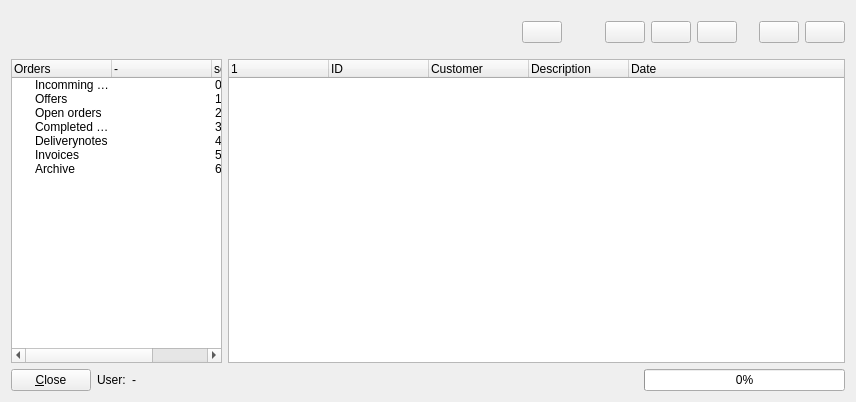
<ui version="4.0" >
 <class>procedurefrm</class>
 <widget class="QWidget" name="procedurefrm" >
  <property name="geometry" >
   <rect>
    <x>0</x>
    <y>0</y>
    <width>856</width>
    <height>402</height>
   </rect>
  </property>
  <property name="windowTitle" >
   <string>Browse orders...</string>
  </property>
  <property name="windowIcon" >
   <iconset resource="../resources/images/first4.qrc" >:/kontact_todo.png</iconset>
  </property>
  <layout class="QGridLayout" >
   <item row="0" column="0" >
    <layout class="QGridLayout" >
     <item row="0" column="0" >
      <spacer>
       <property name="orientation" >
        <enum>Qt::Horizontal</enum>
       </property>
       <property name="sizeHint" >
        <size>
         <width>511</width>
         <height>42</height>
        </size>
       </property>
      </spacer>
     </item>
     <item row="0" column="1" >
      <widget class="QPushButton" name="btnsearch" >
       <property name="sizePolicy" >
        <sizepolicy vsizetype="Fixed" hsizetype="Fixed" >
         <horstretch>0</horstretch>
         <verstretch>0</verstretch>
        </sizepolicy>
       </property>
       <property name="text" >
        <string/>
       </property>
       <property name="icon" >
        <iconset resource="../resources/images/first4.qrc" >:/xmag.png</iconset>
       </property>
       <property name="iconSize" >
        <size>
         <width>16</width>
         <height>16</height>
        </size>
       </property>
      </widget>
     </item>
     <item row="0" column="2" >
      <spacer>
       <property name="orientation" >
        <enum>Qt::Horizontal</enum>
       </property>
       <property name="sizeHint" >
        <size>
         <width>21</width>
         <height>20</height>
        </size>
       </property>
      </spacer>
     </item>
     <item row="0" column="3" >
      <widget class="QPushButton" name="btnadd" >
       <property name="sizePolicy" >
        <sizepolicy vsizetype="Fixed" hsizetype="Fixed" >
         <horstretch>0</horstretch>
         <verstretch>0</verstretch>
        </sizepolicy>
       </property>
       <property name="text" >
        <string/>
       </property>
       <property name="icon" >
        <iconset resource="../resources/images/first4.qrc" >:/filenew.png</iconset>
       </property>
       <property name="iconSize" >
        <size>
         <width>16</width>
         <height>16</height>
        </size>
       </property>
      </widget>
     </item>
     <item row="0" column="4" >
      <widget class="QPushButton" name="btnedit" >
       <property name="sizePolicy" >
        <sizepolicy vsizetype="Fixed" hsizetype="Fixed" >
         <horstretch>0</horstretch>
         <verstretch>0</verstretch>
        </sizepolicy>
       </property>
       <property name="text" >
        <string/>
       </property>
       <property name="icon" >
        <iconset resource="../resources/images/first4.qrc" >:/kfind.png</iconset>
       </property>
       <property name="iconSize" >
        <size>
         <width>16</width>
         <height>16</height>
        </size>
       </property>
      </widget>
     </item>
     <item row="0" column="5" >
      <widget class="QPushButton" name="btndelete" >
       <property name="sizePolicy" >
        <sizepolicy vsizetype="Fixed" hsizetype="Fixed" >
         <horstretch>0</horstretch>
         <verstretch>0</verstretch>
        </sizepolicy>
       </property>
       <property name="text" >
        <string/>
       </property>
       <property name="icon" >
        <iconset resource="../resources/images/first4.qrc" >:/trashcan_empty.png</iconset>
       </property>
       <property name="iconSize" >
        <size>
         <width>16</width>
         <height>16</height>
        </size>
       </property>
      </widget>
     </item>
     <item row="0" column="6" >
      <spacer>
       <property name="orientation" >
        <enum>Qt::Horizontal</enum>
       </property>
       <property name="sizeType" >
        <enum>QSizePolicy::Fixed</enum>
       </property>
       <property name="sizeHint" >
        <size>
         <width>16</width>
         <height>42</height>
        </size>
       </property>
      </spacer>
     </item>
     <item row="0" column="7" >
      <widget class="QPushButton" name="btndocument" >
       <property name="sizePolicy" >
        <sizepolicy vsizetype="Fixed" hsizetype="Fixed" >
         <horstretch>0</horstretch>
         <verstretch>0</verstretch>
        </sizepolicy>
       </property>
       <property name="text" >
        <string/>
       </property>
       <property name="icon" >
        <iconset resource="../resources/images/first4.qrc" >:/wordprocessing32x32.png</iconset>
       </property>
       <property name="iconSize" >
        <size>
         <width>16</width>
         <height>16</height>
        </size>
       </property>
      </widget>
     </item>
     <item row="0" column="8" >
      <widget class="QPushButton" name="btncomplete" >
       <property name="sizePolicy" >
        <sizepolicy vsizetype="Fixed" hsizetype="Fixed" >
         <horstretch>0</horstretch>
         <verstretch>0</verstretch>
        </sizepolicy>
       </property>
       <property name="text" >
        <string/>
       </property>
       <property name="icon" >
        <iconset resource="../resources/images/first4.qrc" >:/button_ok.png</iconset>
       </property>
       <property name="iconSize" >
        <size>
         <width>16</width>
         <height>16</height>
        </size>
       </property>
      </widget>
     </item>
    </layout>
   </item>
   <item row="1" column="0" >
    <layout class="QHBoxLayout" >
     <property name="spacing" >
      <number>6</number>
     </property>
     <property name="leftMargin" >
      <number>0</number>
     </property>
     <property name="topMargin" >
      <number>0</number>
     </property>
     <property name="rightMargin" >
      <number>0</number>
     </property>
     <property name="bottomMargin" >
      <number>0</number>
     </property>
     <item>
      <widget class="QTreeWidget" name="treeindex" >
       <property name="sizePolicy" >
        <sizepolicy vsizetype="Expanding" hsizetype="Fixed" >
         <horstretch>0</horstretch>
         <verstretch>0</verstretch>
        </sizepolicy>
       </property>
       <property name="maximumSize" >
        <size>
         <width>211</width>
         <height>16777215</height>
        </size>
       </property>
       <property name="contextMenuPolicy" >
        <enum>Qt::CustomContextMenu</enum>
       </property>
       <column>
        <property name="text" >
         <string>Orders</string>
        </property>
       </column>
       <column>
        <property name="text" >
         <string>-</string>
        </property>
       </column>
       <column>
        <property name="text" >
         <string>sort</string>
        </property>
       </column>
       <item>
        <property name="text" >
         <string>Incomming orders</string>
        </property>
        <property name="text" >
         <string/>
        </property>
        <property name="text" >
         <string>0</string>
        </property>
       </item>
       <item>
        <property name="text" >
         <string>Offers</string>
        </property>
        <property name="text" >
         <string/>
        </property>
        <property name="text" >
         <string>1</string>
        </property>
       </item>
       <item>
        <property name="text" >
         <string>Open orders</string>
        </property>
        <property name="text" >
         <string/>
        </property>
        <property name="text" >
         <string>2</string>
        </property>
       </item>
       <item>
        <property name="text" >
         <string>Completed orders</string>
        </property>
        <property name="text" >
         <string/>
        </property>
        <property name="text" >
         <string>3</string>
        </property>
       </item>
       <item>
        <property name="text" >
         <string>Deliverynotes</string>
        </property>
        <property name="text" >
         <string/>
        </property>
        <property name="text" >
         <string>4</string>
        </property>
       </item>
       <item>
        <property name="text" >
         <string>Invoices</string>
        </property>
        <property name="text" >
         <string/>
        </property>
        <property name="text" >
         <string>5</string>
        </property>
       </item>
       <item>
        <property name="text" >
         <string>Archive</string>
        </property>
        <property name="text" >
         <string/>
        </property>
        <property name="text" >
         <string>6</string>
        </property>
       </item>
      </widget>
     </item>
     <item>
      <widget class="QTreeWidget" name="treemain" >
       <property name="contextMenuPolicy" >
        <enum>Qt::CustomContextMenu</enum>
       </property>
       <property name="alternatingRowColors" >
        <bool>true</bool>
       </property>
       <column>
        <property name="text" >
         <string/>
        </property>
       </column>
       <column>
        <property name="text" >
         <string>ID</string>
        </property>
       </column>
       <column>
        <property name="text" >
         <string>Customer</string>
        </property>
       </column>
       <column>
        <property name="text" >
         <string>Description</string>
        </property>
       </column>
       <column>
        <property name="text" >
         <string>Date</string>
        </property>
       </column>
      </widget>
     </item>
    </layout>
   </item>
   <item row="2" column="0" >
    <layout class="QHBoxLayout" >
     <property name="spacing" >
      <number>6</number>
     </property>
     <property name="leftMargin" >
      <number>0</number>
     </property>
     <property name="topMargin" >
      <number>0</number>
     </property>
     <property name="rightMargin" >
      <number>0</number>
     </property>
     <property name="bottomMargin" >
      <number>0</number>
     </property>
     <item>
      <widget class="QPushButton" name="btnclose" >
       <property name="text" >
        <string>&amp;Close</string>
       </property>
       <property name="icon" >
        <iconset resource="../resources/images/first4.qrc" >:/fileclose.png</iconset>
       </property>
      </widget>
     </item>
     <item>
      <widget class="QLabel" name="label" >
       <property name="text" >
        <string>User:</string>
       </property>
      </widget>
     </item>
     <item>
      <widget class="QLabel" name="lbluser" >
       <property name="text" >
        <string>-</string>
       </property>
      </widget>
     </item>
     <item>
      <spacer>
       <property name="orientation" >
        <enum>Qt::Horizontal</enum>
       </property>
       <property name="sizeHint" >
        <size>
         <width>40</width>
         <height>20</height>
        </size>
       </property>
      </spacer>
     </item>
     <item>
      <widget class="QProgressBar" name="progbar" >
       <property name="maximumSize" >
        <size>
         <width>201</width>
         <height>16777215</height>
        </size>
       </property>
       <property name="value" >
        <number>0</number>
       </property>
       <property name="orientation" >
        <enum>Qt::Horizontal</enum>
       </property>
      </widget>
     </item>
    </layout>
   </item>
  </layout>
 </widget>
 <resources>
  <include location="../resources/images/first4.qrc" />
 </resources>
 <connections>
  <connection>
   <sender>btnclose</sender>
   <signal>released()</signal>
   <receiver>procedurefrm</receiver>
   <slot>close()</slot>
   <hints>
    <hint type="sourcelabel" >
     <x>47</x>
     <y>377</y>
    </hint>
    <hint type="destinationlabel" >
     <x>389</x>
     <y>200</y>
    </hint>
   </hints>
  </connection>
 </connections>
</ui>
